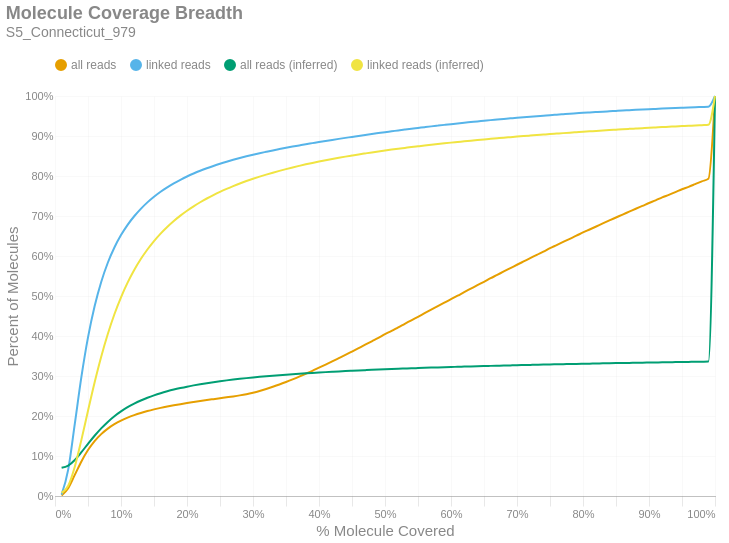

The notebook cell this image was saved under:
### Markdown cell above
### Molecule Read Coverage
This chart shows molecule coverage breadth as computed by the number of bases aligned to that molecule. In other words, "*how much of each unique long molecule is actually sequenced/aligned?*" Keep in mind there is a distinction between sequences and alignments, since some sequences belonging to a particular molecule may not align well and wouldn't appear in the alignment data. This chart also shows molecule coverage breadth as computed by the *inferred fragment* from which the aligned sequences originate. Unlike read coverage, this calculation takes into account the total insert size, including unsequenced gaps between the forward and reverse reads. Like the previous figures, these are cumulative percents.

### Code cell
if SKIPLR:
    print_html(f"Skipped")
else:
    binned_df = consolidated_hist(valids['coverage_bp'], mask, 0.01, True)
    binned_df_inf = consolidated_hist(valids['coverage_inserts'], mask, 0.01, True)
    binned_df = binned_df.with_columns(pl.lit(binned_df_inf['all reads (cumsum)']).alias('all reads (inferred)'))
    binned_df = binned_df.with_columns(pl.lit(binned_df_inf['linked reads (cumsum)']).alias('linked reads (inferred)'))
    binned_df = binned_df.with_columns(
        (pl.col('bin').cast(pl.Float64) + 0.01).alias('right_edge')
    )

    with SafeRender(binned_df):
        (
            density_plot(binned_df, 'Molecule Coverage Breadth', samplename, 'molcov', ['all reads (inferred)','linked reads (inferred)'])
            .encode(
                #x=alt.X('bin:Q', title="% Molecule Covered").axis(format = '%').scale(padding=0),
                x=alt.X('right_edge:Q', title="% Molecule Covered").axis(format='%').scale(padding=0),
                y=alt.Y('value:Q', title='Percent of Molecules')
                    .axis(format='%')
                    .stack(False)
                    .scale(domainMin=0, padding=0),
                color=alt.Color("key:N").scale(domain = ["all reads", "linked reads", "all reads (inferred)", "linked reads (inferred)"]),
                tooltip = [
                    alt.Tooltip("key:N", title = "Data Type"),
                    alt.Tooltip("range_label:N", title="% Molecule Covered"),
                    alt.Tooltip("value:Q", format = ".2%", title="% Molecules")
                ]
            )
        ).display()

### Figure 1 — Vega-Lite specification as saved in the notebook (floating-point values rounded to 4 significant figures)
{"width": "container", "height": 400, "config": {"title": {"anchor": "start", "dy": -15, "fontSize": 18, "color": "#888888", "subtitleColor": "#888888", "subtitleFontSize": 14}, "arc": {"fill": "#0072B2"}, "axis": {"domainColor": "#888888", "domainWidth": 0.5, "gridWidth": 0.2, "grid": false, "titleFontWeight": 400, "titleFontSize": 15, "labelFontSize": 11, "labelColor": "#888888", "tickColor": "#888888", "tickWidth": 0.2, "titleColor": "#888888"}, "axisBand": {"grid": false}, "axisX": {"grid": true, "tickSize": 10, "domainCap": "round"}, "axisY": {"domain": false, "grid": true, "tickSize": 0, "domainCap": "round"}, "background": "transparent", "header": {"labelFontSize": 15, "labelColor": "#888888", "titleFontSize": 15, "titleFontWeight": 600, "titleColor": "#888888"}, "legend": {"labelFont": "sans-serif", "labelFontSize": 12, "labelColor": "#888888", "symbolSize": 100, "symbolType": "circle", "titleFontSize": 12, "titlePadding": 10, "titleColor": "#888888", "title": null, "orient": "top"}, "range": {"category": ["#E69F00", "#56B4E9", "#009E73", "#F0E442", "#0072B2", "#D55E00", "#CC79A7", "#000000"], "diverging": ["#cfe8f3", "#a2d4ec", "#73bfe2", "#46abdb", "#1696d2", "#12719e"]}, "area": {"fill": "#0072B2", "fillOpacity": 0.7, "line": true, "strokeOpacity": 0.7}, "line": {"color": "#0072B2", "stroke": "#0072B2", "strokeWidth": 2}, "trail": {"color": "#0072B2", "stroke": "#0072B2", "strokeWidth": 0, "size": 1}, "point": {"filled": true, "fillOpacity": 1.0, "size": 95}, "text": {"color": "#888888", "fontSize": 11, "align": "right", "fontWeight": 400, "size": 11}, "bar": {"fill": "#0072B2", "stroke": null}, "view": {"stroke": null, "continuousWidth": 660, "continuousHeight": 400}}, "data": {"name": "data-201af56adc9c7fa8013e0d64be7e5d49"}, "mark": {"type": "line", "interpolate": "monotone", "point": {"opacity": 0, "size": 275}}, "encoding": {"color": {"field": "key", "scale": {"domain": ["all reads", "linked reads", "all reads (inferred)", "linked reads (inferred)"]}, "type": "nominal"}, "tooltip": [{"field": "key", "title": "Data Type", "type": "nominal"}, {"field": "range_label", "title": "% Molecule Covered", "type": "nominal"}, {"field": "value", "format": ".2%", "title": "% Molecules", "type": "quantitative"}], "x": {"axis": {"format": "%"}, "field": "right_edge", "scale": {"padding": 0}, "title": "% Molecule Covered", "type": "quantitative"}, "y": {"axis": {"format": "%"}, "field": "value", "scale": {"domainMin": 0, "padding": 0}, "stack": false, "title": "Percent of Molecules", "type": "quantitative"}}, "params": [{"name": "param_c36ac31b6afebe62", "select": {"type": "point", "fields": ["key"]}, "bind": "legend"}], "title": {"text": "Molecule Coverage Breadth", "subtitle": "S5_Connecticut_979"}, "transform": [{"fold": ["all reads (cumsum)", "linked reads (cumsum)", "all reads (inferred)", "linked reads (inferred)"]}, {"calculate": "replace(datum.key, ' (cumsum)', '')", "as": "key"}, {"filter": {"param": "param_c36ac31b6afebe62"}}], "usermeta": {"embedOptions": {"downloadFileName": "S5_Connecticut_979.molcov"}}, "$schema": "https://vega.github.io/schema/vega-lite/v6.1.0.json", "datasets": {"data-201af56adc9c7fa8013e0d64be7e5d49": [{"bin": "0.0", "interval": "0.0-0.01", "all reads": 0.001194, "linked reads": 0.003305, "all reads (cumsum)": 0.001194, "linked reads (cumsum)": 0.003305, "range_label": "0.0-0.01", "all reads (inferred)": 0.07044, "linked reads (inferred)": 0.007805, "right_edge": 0.01}, {"bin": "0.01", "interval": "0.01-0.02", "all reads": 0.01845, "linked reads": 0.06256, "all reads (cumsum)": 0.01964, "linked reads (cumsum)": 0.06586, "range_label": "0.01-0.02", "all reads (inferred)": 0.07608, "linked reads (inferred)": 0.0256, "right_edge": 0.02}, {"bin": "0.02", "interval": "0.02-0.03", "all reads": 0.03311, "linked reads": 0.1145, "all reads (cumsum)": 0.05274, "linked reads (cumsum)": 0.1804, "range_label": "0.02-0.03", "all reads (inferred)": 0.09012, "linked reads (inferred)": 0.07336, "right_edge": 0.03}, {"bin": "0.03", "interval": "0.03-0.04", "all reads": 0.03369, "linked reads": 0.1172, "all reads (cumsum)": 0.08644, "linked reads (cumsum)": 0.2976, "range_label": "0.03-0.04", "all reads (inferred)": 0.1095, "linked reads (inferred)": 0.1403, "right_edge": 0.04}, {"bin": "0.04", "interval": "0.04-0.05", "all reads": 0.02837, "linked reads": 0.09883, "all reads (cumsum)": 0.1148, "linked reads (cumsum)": 0.3964, "range_label": "0.04-0.05", "all reads (inferred)": 0.1304, "linked reads (inferred)": 0.2132, "right_edge": 0.05}, {"bin": "0.05", "interval": "0.05-0.06", "all reads": 0.02237, "linked reads": 0.07784, "all reads (cumsum)": 0.1372, "linked reads (cumsum)": 0.4742, "range_label": "0.05-0.06", "all reads (inferred)": 0.1507, "linked reads (inferred)": 0.2839, "right_edge": 0.06}, {"bin": "0.06", "interval": "0.06-0.07", "all reads": 0.01751, "linked reads": 0.06091, "all reads (cumsum)": 0.1547, "linked reads (cumsum)": 0.5351, "range_label": "0.06-0.07", "all reads (inferred)": 0.1691, "linked reads (inferred)": 0.3483, "right_edge": 0.07}, {"bin": "0.07", "interval": "0.07-0.08", "all reads": 0.01382, "linked reads": 0.04801, "all reads (cumsum)": 0.1685, "linked reads (cumsum)": 0.5832, "range_label": "0.07-0.08", "all reads (inferred)": 0.1853, "linked reads (inferred)": 0.405, "right_edge": 0.08}, {"bin": "0.08", "interval": "0.08-0.09", "all reads": 0.01101, "linked reads": 0.03814, "all reads (cumsum)": 0.1795, "linked reads (cumsum)": 0.6213, "range_label": "0.08-0.09", "all reads (inferred)": 0.1994, "linked reads (inferred)": 0.4544, "right_edge": 0.09}, {"bin": "0.09", "interval": "0.09-0.1", "all reads": 0.008979, "linked reads": 0.03099, "all reads (cumsum)": 0.1885, "linked reads (cumsum)": 0.6523, "range_label": "0.09-0.1", "all reads (inferred)": 0.2115, "linked reads (inferred)": 0.4968, "right_edge": 0.1}, {"bin": "0.1", "interval": "0.1-0.11", "all reads": 0.007481, "linked reads": 0.0257, "all reads (cumsum)": 0.196, "linked reads (cumsum)": 0.678, "range_label": "0.1-0.11", "all reads (inferred)": 0.2219, "linked reads (inferred)": 0.5334, "right_edge": 0.11}, {"bin": "0.11", "interval": "0.11-0.12", "all reads": 0.006231, "linked reads": 0.02138, "all reads (cumsum)": 0.2022, "linked reads (cumsum)": 0.6994, "range_label": "0.11-0.12", "all reads (inferred)": 0.231, "linked reads (inferred)": 0.565, "right_edge": 0.12}, {"bin": "0.12", "interval": "0.12-0.13", "all reads": 0.005403, "linked reads": 0.0185, "all reads (cumsum)": 0.2076, "linked reads (cumsum)": 0.7179, "range_label": "0.12-0.13", "all reads (inferred)": 0.2388, "linked reads (inferred)": 0.5924, "right_edge": 0.13}, {"bin": "0.13", "interval": "0.13-0.14", "all reads": 0.00476, "linked reads": 0.01619, "all reads (cumsum)": 0.2124, "linked reads (cumsum)": 0.7341, "range_label": "0.13-0.14", "all reads (inferred)": 0.2456, "linked reads (inferred)": 0.6162, "right_edge": 0.14}, {"bin": "0.14", "interval": "0.14-0.15", "all reads": 0.004162, "linked reads": 0.01404, "all reads (cumsum)": 0.2165, "linked reads (cumsum)": 0.7481, "range_label": "0.14-0.15", "all reads (inferred)": 0.2516, "linked reads (inferred)": 0.6374, "right_edge": 0.15}, {"bin": "0.15", "interval": "0.15-0.16", "all reads": 0.003748, "linked reads": 0.01251, "all reads (cumsum)": 0.2203, "linked reads (cumsum)": 0.7606, "range_label": "0.15-0.16", "all reads (inferred)": 0.257, "linked reads (inferred)": 0.6561, "right_edge": 0.16}, {"bin": "0.16", "interval": "0.16-0.17", "all reads": 0.003363, "linked reads": 0.01103, "all reads (cumsum)": 0.2236, "linked reads (cumsum)": 0.7716, "range_label": "0.16-0.17", "all reads (inferred)": 0.2617, "linked reads (inferred)": 0.6726, "right_edge": 0.17}, {"bin": "0.17", "interval": "0.17-0.18", "all reads": 0.003096, "linked reads": 0.009901, "all reads (cumsum)": 0.2267, "linked reads (cumsum)": 0.7815, "range_label": "0.17-0.18", "all reads (inferred)": 0.266, "linked reads (inferred)": 0.6876, "right_edge": 0.18}, {"bin": "0.18", "interval": "0.18-0.19", "all reads": 0.002871, "linked reads": 0.008877, "all reads (cumsum)": 0.2296, "linked reads (cumsum)": 0.7904, "range_label": "0.18-0.19", "all reads (inferred)": 0.2698, "linked reads (inferred)": 0.701, "right_edge": 0.19}, {"bin": "0.19", "interval": "0.19-0.2", "all reads": 0.002753, "linked reads": 0.008263, "all reads (cumsum)": 0.2324, "linked reads (cumsum)": 0.7987, "range_label": "0.19-0.2", "all reads (inferred)": 0.2734, "linked reads (inferred)": 0.7132, "right_edge": 0.2}, {"bin": "0.2", "interval": "0.2-0.21", "all reads": 0.00258, "linked reads": 0.007455, "all reads (cumsum)": 0.2349, "linked reads (cumsum)": 0.8061, "range_label": "0.2-0.21", "all reads (inferred)": 0.2765, "linked reads (inferred)": 0.7243, "right_edge": 0.21}, {"bin": "0.21", "interval": "0.21-0.22", "all reads": 0.002496, "linked reads": 0.006878, "all reads (cumsum)": 0.2374, "linked reads (cumsum)": 0.813, "range_label": "0.21-0.22", "all reads (inferred)": 0.2794, "linked reads (inferred)": 0.7344, "right_edge": 0.22}, {"bin": "0.22", "interval": "0.22-0.23", "all reads": 0.002392, "linked reads": 0.006306, "all reads (cumsum)": 0.2398, "linked reads (cumsum)": 0.8193, "range_label": "0.22-0.23", "all reads (inferred)": 0.2821, "linked reads (inferred)": 0.7438, "right_edge": 0.23}, {"bin": "0.23", "interval": "0.23-0.24", "all reads": 0.002308, "linked reads": 0.005843, "all reads (cumsum)": 0.2421, "linked reads (cumsum)": 0.8252, "range_label": "0.23-0.24", "all reads (inferred)": 0.2846, "linked reads (inferred)": 0.7524, "right_edge": 0.24}, {"bin": "0.24", "interval": "0.24-0.25", "all reads": 0.002293, "linked reads": 0.005477, "all reads (cumsum)": 0.2444, "linked reads (cumsum)": 0.8306, "range_label": "0.24-0.25", "all reads (inferred)": 0.2869, "linked reads (inferred)": 0.7604, "right_edge": 0.25}, {"bin": "0.25", "interval": "0.25-0.26", "all reads": 0.002263, "linked reads": 0.005081, "all reads (cumsum)": 0.2467, "linked reads (cumsum)": 0.8357, "range_label": "0.25-0.26", "all reads (inferred)": 0.289, "linked reads (inferred)": 0.7679, "right_edge": 0.26}, {"bin": "0.26", "interval": "0.26-0.27", "all reads": 0.002307, "linked reads": 0.004763, "all reads (cumsum)": 0.249, "linked reads (cumsum)": 0.8405, "range_label": "0.26-0.27", "all reads (inferred)": 0.2911, "linked reads (inferred)": 0.7748, "right_edge": 0.27}, {"bin": "0.27", "interval": "0.27-0.28", "all reads": 0.002566, "linked reads": 0.00453, "all reads (cumsum)": 0.2516, "linked reads (cumsum)": 0.845, "range_label": "0.27-0.28", "all reads (inferred)": 0.2929, "linked reads (inferred)": 0.7814, "right_edge": 0.28}, {"bin": "0.28", "interval": "0.28-0.29", "all reads": 0.003036, "linked reads": 0.004216, "all reads (cumsum)": 0.2546, "linked reads (cumsum)": 0.8492, "range_label": "0.28-0.29", "all reads (inferred)": 0.2947, "linked reads (inferred)": 0.7875, "right_edge": 0.29}, {"bin": "0.29", "interval": "0.29-0.3", "all reads": 0.003721, "linked reads": 0.003974, "all reads (cumsum)": 0.2583, "linked reads (cumsum)": 0.8532, "range_label": "0.29-0.3", "all reads (inferred)": 0.2963, "linked reads (inferred)": 0.7931, "right_edge": 0.3}, {"bin": "0.3", "interval": "0.3-0.31", "all reads": 0.004313, "linked reads": 0.003782, "all reads (cumsum)": 0.2626, "linked reads (cumsum)": 0.857, "range_label": "0.3-0.31", "all reads (inferred)": 0.2978, "linked reads (inferred)": 0.7984, "right_edge": 0.31}, {"bin": "0.31", "interval": "0.31-0.32", "all reads": 0.004884, "linked reads": 0.003508, "all reads (cumsum)": 0.2675, "linked reads (cumsum)": 0.8605, "range_label": "0.31-0.32", "all reads (inferred)": 0.2993, "linked reads (inferred)": 0.8035, "right_edge": 0.32}, {"bin": "0.32", "interval": "0.32-0.33", "all reads": 0.005428, "linked reads": 0.003442, "all reads (cumsum)": 0.273, "linked reads (cumsum)": 0.8639, "range_label": "0.32-0.33", "all reads (inferred)": 0.3007, "linked reads (inferred)": 0.8083, "right_edge": 0.33}, {"bin": "0.33", "interval": "0.33-0.34", "all reads": 0.005777, "linked reads": 0.003295, "all reads (cumsum)": 0.2787, "linked reads (cumsum)": 0.8672, "range_label": "0.33-0.34", "all reads (inferred)": 0.302, "linked reads (inferred)": 0.8129, "right_edge": 0.34}, {"bin": "0.34", "interval": "0.34-0.35", "all reads": 0.006216, "linked reads": 0.003241, "all reads (cumsum)": 0.2849, "linked reads (cumsum)": 0.8705, "range_label": "0.34-0.35", "all reads (inferred)": 0.3033, "linked reads (inferred)": 0.8172, "right_edge": 0.35}, {"bin": "0.35", "interval": "0.35-0.36", "all reads": 0.006549, "linked reads": 0.003034, "all reads (cumsum)": 0.2915, "linked reads (cumsum)": 0.8735, "range_label": "0.35-0.36", "all reads (inferred)": 0.3045, "linked reads (inferred)": 0.8215, "right_edge": 0.36}, {"bin": "0.36", "interval": "0.36-0.37", "all reads": 0.006895, "linked reads": 0.002974, "all reads (cumsum)": 0.2984, "linked reads (cumsum)": 0.8765, "range_label": "0.36-0.37", "all reads (inferred)": 0.3056, "linked reads (inferred)": 0.8254, "right_edge": 0.37}, {"bin": "0.37", "interval": "0.37-0.38", "all reads": 0.007221, "linked reads": 0.002961, "all reads (cumsum)": 0.3056, "linked reads (cumsum)": 0.8794, "range_label": "0.37-0.38", "all reads (inferred)": 0.3067, "linked reads (inferred)": 0.8291, "right_edge": 0.38}, {"bin": "0.38", "interval": "0.38-0.39", "all reads": 0.007357, "linked reads": 0.002765, "all reads (cumsum)": 0.313, "linked reads (cumsum)": 0.8822, "range_label": "0.38-0.39", "all reads (inferred)": 0.3078, "linked reads (inferred)": 0.8327, "right_edge": 0.39}, {"bin": "0.39", "interval": "0.39-0.4", "all reads": 0.007772, "linked reads": 0.002802, "all reads (cumsum)": 0.3207, "linked reads (cumsum)": 0.885, "range_label": "0.39-0.4", "all reads (inferred)": 0.3088, "linked reads (inferred)": 0.8362, "right_edge": 0.4}, {"bin": "0.4", "interval": "0.4-0.41", "all reads": 0.007684, "linked reads": 0.002626, "all reads (cumsum)": 0.3284, "linked reads (cumsum)": 0.8876, "range_label": "0.4-0.41", "all reads (inferred)": 0.3097, "linked reads (inferred)": 0.8394, "right_edge": 0.41}, {"bin": "0.41", "interval": "0.41-0.42", "all reads": 0.007947, "linked reads": 0.002595, "all reads (cumsum)": 0.3364, "linked reads (cumsum)": 0.8902, "range_label": "0.41-0.42", "all reads (inferred)": 0.3106, "linked reads (inferred)": 0.8425, "right_edge": 0.42}, {"bin": "0.42", "interval": "0.42-0.43", "all reads": 0.008163, "linked reads": 0.002556, "all reads (cumsum)": 0.3445, "linked reads (cumsum)": 0.8928, "range_label": "0.42-0.43", "all reads (inferred)": 0.3115, "linked reads (inferred)": 0.8456, "right_edge": 0.43}, {"bin": "0.43", "interval": "0.43-0.44", "all reads": 0.008224, "linked reads": 0.002521, "all reads (cumsum)": 0.3528, "linked reads (cumsum)": 0.8953, "range_label": "0.43-0.44", "all reads (inferred)": 0.3123, "linked reads (inferred)": 0.8484, "right_edge": 0.44}, {"bin": "0.44", "interval": "0.44-0.45", "all reads": 0.008416, "linked reads": 0.002455, "all reads (cumsum)": 0.3612, "linked reads (cumsum)": 0.8978, "range_label": "0.44-0.45", "all reads (inferred)": 0.3131, "linked reads (inferred)": 0.8512, "right_edge": 0.45}, {"bin": "0.45", "interval": "0.45-0.46", "all reads": 0.008474, "linked reads": 0.002511, "all reads (cumsum)": 0.3697, "linked reads (cumsum)": 0.9003, "range_label": "0.45-0.46", "all reads (inferred)": 0.3139, "linked reads (inferred)": 0.8539, "right_edge": 0.46}, {"bin": "0.46", "interval": "0.46-0.47", "all reads": 0.008509, "linked reads": 0.002425, "all reads (cumsum)": 0.3782, "linked reads (cumsum)": 0.9027, "range_label": "0.46-0.47", "all reads (inferred)": 0.3146, "linked reads (inferred)": 0.8564, "right_edge": 0.47}, {"bin": "0.47", "interval": "0.47-0.48", "all reads": 0.008683, "linked reads": 0.002354, "all reads (cumsum)": 0.3868, "linked reads (cumsum)": 0.9051, "range_label": "0.47-0.48", "all reads (inferred)": 0.3154, "linked reads (inferred)": 0.859, "right_edge": 0.48}, {"bin": "0.48", "interval": "0.48-0.49", "all reads": 0.008375, "linked reads": 0.002283, "all reads (cumsum)": 0.3952, "linked reads (cumsum)": 0.9073, "range_label": "0.48-0.49", "all reads (inferred)": 0.3161, "linked reads (inferred)": 0.8614, "right_edge": 0.49}, {"bin": "0.49", "interval": "0.49-0.5", "all reads": 0.009419, "linked reads": 0.002277, "all reads (cumsum)": 0.4046, "linked reads (cumsum)": 0.9096, "range_label": "0.49-0.5", "all reads (inferred)": 0.3168, "linked reads (inferred)": 0.8637, "right_edge": 0.5}, {"bin": "0.5", "interval": "0.5-0.51", "all reads": 0.008053, "linked reads": 0.002134, "all reads (cumsum)": 0.4127, "linked reads (cumsum)": 0.9118, "range_label": "0.5-0.51", "all reads (inferred)": 0.3174, "linked reads (inferred)": 0.866, "right_edge": 0.51}, {"bin": "0.51", "interval": "0.51-0.52", "all reads": 0.009106, "linked reads": 0.002202, "all reads (cumsum)": 0.4218, "linked reads (cumsum)": 0.914, "range_label": "0.51-0.52", "all reads (inferred)": 0.318, "linked reads (inferred)": 0.8682, "right_edge": 0.52}, {"bin": "0.52", "interval": "0.52-0.53", "all reads": 0.008682, "linked reads": 0.002122, "all reads (cumsum)": 0.4305, "linked reads (cumsum)": 0.9161, "range_label": "0.52-0.53", "all reads (inferred)": 0.3187, "linked reads (inferred)": 0.8702, "right_edge": 0.53}, {"bin": "0.53", "interval": "0.53-0.54", "all reads": 0.008881, "linked reads": 0.002073, "all reads (cumsum)": 0.4394, "linked reads (cumsum)": 0.9182, "range_label": "0.53-0.54", "all reads (inferred)": 0.3193, "linked reads (inferred)": 0.8723, "right_edge": 0.54}, {"bin": "0.54", "interval": "0.54-0.55", "all reads": 0.008713, "linked reads": 0.001964, "all reads (cumsum)": 0.4481, "linked reads (cumsum)": 0.9201, "range_label": "0.54-0.55", "all reads (inferred)": 0.3198, "linked reads (inferred)": 0.8743, "right_edge": 0.55}, {"bin": "0.55", "interval": "0.55-0.56", "all reads": 0.008949, "linked reads": 0.001981, "all reads (cumsum)": 0.457, "linked reads (cumsum)": 0.9221, "range_label": "0.55-0.56", "all reads (inferred)": 0.3204, "linked reads (inferred)": 0.8762, "right_edge": 0.56}, {"bin": "0.56", "interval": "0.56-0.57", "all reads": 0.008831, "linked reads": 0.001953, "all reads (cumsum)": 0.4659, "linked reads (cumsum)": 0.924, "range_label": "0.56-0.57", "all reads (inferred)": 0.321, "linked reads (inferred)": 0.8781, "right_edge": 0.57}, {"bin": "0.57", "interval": "0.57-0.58", "all reads": 0.00868, "linked reads": 0.001884, "all reads (cumsum)": 0.4745, "linked reads (cumsum)": 0.9259, "range_label": "0.57-0.58", "all reads (inferred)": 0.3215, "linked reads (inferred)": 0.8799, "right_edge": 0.58}, {"bin": "0.58", "interval": "0.58-0.59", "all reads": 0.008841, "linked reads": 0.001868, "all reads (cumsum)": 0.4834, "linked reads (cumsum)": 0.9278, "range_label": "0.58-0.59", "all reads (inferred)": 0.322, "linked reads (inferred)": 0.8817, "right_edge": 0.59}, {"bin": "0.59", "interval": "0.59-0.6", "all reads": 0.008921, "linked reads": 0.001833, "all reads (cumsum)": 0.4923, "linked reads (cumsum)": 0.9296, "range_label": "0.59-0.6", "all reads (inferred)": 0.3225, "linked reads (inferred)": 0.8834, "right_edge": 0.6}, {"bin": "0.6", "interval": "0.6-0.61", "all reads": 0.008477, "linked reads": 0.001741, "all reads (cumsum)": 0.5008, "linked reads (cumsum)": 0.9314, "range_label": "0.6-0.61", "all reads (inferred)": 0.323, "linked reads (inferred)": 0.8851, "right_edge": 0.61}, {"bin": "0.61", "interval": "0.61-0.62", "all reads": 0.008913, "linked reads": 0.001739, "all reads (cumsum)": 0.5097, "linked reads (cumsum)": 0.9331, "range_label": "0.61-0.62", "all reads (inferred)": 0.3235, "linked reads (inferred)": 0.8867, "right_edge": 0.62}, {"bin": "0.62", "interval": "0.62-0.63", "all reads": 0.008654, "linked reads": 0.001643, "all reads (cumsum)": 0.5183, "linked reads (cumsum)": 0.9348, "range_label": "0.62-0.63", "all reads (inferred)": 0.324, "linked reads (inferred)": 0.8883, "right_edge": 0.63}, {"bin": "0.63", "interval": "0.63-0.64", "all reads": 0.008692, "linked reads": 0.001669, "all reads (cumsum)": 0.527, "linked reads (cumsum)": 0.9364, "range_label": "0.63-0.64", "all reads (inferred)": 0.3244, "linked reads (inferred)": 0.8899, "right_edge": 0.64}, {"bin": "0.64", "interval": "0.64-0.65", "all reads": 0.008535, "linked reads": 0.001617, "all reads (cumsum)": 0.5356, "linked reads (cumsum)": 0.938, "range_label": "0.64-0.65", "all reads (inferred)": 0.3249, "linked reads (inferred)": 0.8914, "right_edge": 0.65}, {"bin": "0.65", "interval": "0.65-0.66", "all reads": 0.008859, "linked reads": 0.001648, "all reads (cumsum)": 0.5444, "linked reads (cumsum)": 0.9397, "range_label": "0.65-0.66", "all reads (inferred)": 0.3253, "linked reads (inferred)": 0.8929, "right_edge": 0.66}, {"bin": "0.66", "interval": "0.66-0.67", "all reads": 0.008373, "linked reads": 0.001474, "all reads (cumsum)": 0.5528, "linked reads (cumsum)": 0.9412, "range_label": "0.66-0.67", "all reads (inferred)": 0.3257, "linked reads (inferred)": 0.8943, "right_edge": 0.67}, {"bin": "0.67", "interval": "0.67-0.68", "all reads": 0.00853, "linked reads": 0.001513, "all reads (cumsum)": 0.5613, "linked reads (cumsum)": 0.9427, "range_label": "0.67-0.68", "all reads (inferred)": 0.3262, "linked reads (inferred)": 0.8957, "right_edge": 0.68}, {"bin": "0.68", "interval": "0.68-0.69", "all reads": 0.008323, "linked reads": 0.001455, "all reads (cumsum)": 0.5696, "linked reads (cumsum)": 0.9441, "range_label": "0.68-0.69", "all reads (inferred)": 0.3266, "linked reads (inferred)": 0.8971, "right_edge": 0.69}, {"bin": "0.69", "interval": "0.69-0.7", "all reads": 0.008473, "linked reads": 0.001455, "all reads (cumsum)": 0.5781, "linked reads (cumsum)": 0.9456, "range_label": "0.69-0.7", "all reads (inferred)": 0.327, "linked reads (inferred)": 0.8984, "right_edge": 0.7}, {"bin": "0.7", "interval": "0.7-0.71", "all reads": 0.008257, "linked reads": 0.001408, "all reads (cumsum)": 0.5864, "linked reads (cumsum)": 0.947, "range_label": "0.7-0.71", "all reads (inferred)": 0.3274, "linked reads (inferred)": 0.8998, "right_edge": 0.71}, {"bin": "0.71", "interval": "0.71-0.72", "all reads": 0.008209, "linked reads": 0.001351, "all reads (cumsum)": 0.5946, "linked reads (cumsum)": 0.9483, "range_label": "0.71-0.72", "all reads (inferred)": 0.3277, "linked reads (inferred)": 0.901, "right_edge": 0.72}, {"bin": "0.72", "interval": "0.72-0.73", "all reads": 0.008337, "linked reads": 0.001293, "all reads (cumsum)": 0.6029, "linked reads (cumsum)": 0.9496, "range_label": "0.72-0.73", "all reads (inferred)": 0.3281, "linked reads (inferred)": 0.9023, "right_edge": 0.73}, {"bin": "0.73", "interval": "0.73-0.74", "all reads": 0.008057, "linked reads": 0.001251, "all reads (cumsum)": 0.611, "linked reads (cumsum)": 0.9509, "range_label": "0.73-0.74", "all reads (inferred)": 0.3285, "linked reads (inferred)": 0.9036, "right_edge": 0.74}, {"bin": "0.74", "interval": "0.74-0.75", "all reads": 0.008469, "linked reads": 0.001289, "all reads (cumsum)": 0.6195, "linked reads (cumsum)": 0.9522, "range_label": "0.74-0.75", "all reads (inferred)": 0.3289, "linked reads (inferred)": 0.9048, "right_edge": 0.75}, {"bin": "0.75", "interval": "0.75-0.76", "all reads": 0.007776, "linked reads": 0.001179, "all reads (cumsum)": 0.6272, "linked reads (cumsum)": 0.9534, "range_label": "0.75-0.76", "all reads (inferred)": 0.3292, "linked reads (inferred)": 0.906, "right_edge": 0.76}, {"bin": "0.76", "interval": "0.76-0.77", "all reads": 0.007874, "linked reads": 0.001165, "all reads (cumsum)": 0.6351, "linked reads (cumsum)": 0.9545, "range_label": "0.76-0.77", "all reads (inferred)": 0.3296, "linked reads (inferred)": 0.9072, "right_edge": 0.77}, {"bin": "0.77", "interval": "0.77-0.78", "all reads": 0.007853, "linked reads": 0.001161, "all reads (cumsum)": 0.643, "linked reads (cumsum)": 0.9557, "range_label": "0.77-0.78", "all reads (inferred)": 0.3299, "linked reads (inferred)": 0.9083, "right_edge": 0.78}, {"bin": "0.78", "interval": "0.78-0.79", "all reads": 0.007755, "linked reads": 0.001115, "all reads (cumsum)": 0.6507, "linked reads (cumsum)": 0.9568, "range_label": "0.78-0.79", "all reads (inferred)": 0.3303, "linked reads (inferred)": 0.9095, "right_edge": 0.79}, {"bin": "0.79", "interval": "0.79-0.8", "all reads": 0.008119, "linked reads": 0.001137, "all reads (cumsum)": 0.6588, "linked reads (cumsum)": 0.9579, "range_label": "0.79-0.8", "all reads (inferred)": 0.3306, "linked reads (inferred)": 0.9106, "right_edge": 0.8}, {"bin": "0.8", "interval": "0.8-0.81", "all reads": 0.0074, "linked reads": 0.001008, "all reads (cumsum)": 0.6662, "linked reads (cumsum)": 0.9589, "range_label": "0.8-0.81", "all reads (inferred)": 0.3309, "linked reads (inferred)": 0.9117, "right_edge": 0.81}, {"bin": "0.81", "interval": "0.81-0.82", "all reads": 0.007568, "linked reads": 0.0009905, "all reads (cumsum)": 0.6738, "linked reads (cumsum)": 0.9599, "range_label": "0.81-0.82", "all reads (inferred)": 0.3312, "linked reads (inferred)": 0.9127, "right_edge": 0.82}, {"bin": "0.82", "interval": "0.82-0.83", "all reads": 0.007691, "linked reads": 0.0009831, "all reads (cumsum)": 0.6815, "linked reads (cumsum)": 0.9609, "range_label": "0.82-0.83", "all reads (inferred)": 0.3316, "linked reads (inferred)": 0.9138, "right_edge": 0.83}, {"bin": "0.83", "interval": "0.83-0.84", "all reads": 0.007466, "linked reads": 0.0009369, "all reads (cumsum)": 0.689, "linked reads (cumsum)": 0.9619, "range_label": "0.83-0.84", "all reads (inferred)": 0.3319, "linked reads (inferred)": 0.9149, "right_edge": 0.84}, {"bin": "0.84", "interval": "0.84-0.85", "all reads": 0.007311, "linked reads": 0.0009424, "all reads (cumsum)": 0.6963, "linked reads (cumsum)": 0.9628, "range_label": "0.84-0.85", "all reads (inferred)": 0.3322, "linked reads (inferred)": 0.9159, "right_edge": 0.85}, {"bin": "0.85", "interval": "0.85-0.86", "all reads": 0.007367, "linked reads": 0.0009273, "all reads (cumsum)": 0.7036, "linked reads (cumsum)": 0.9637, "range_label": "0.85-0.86", "all reads (inferred)": 0.3325, "linked reads (inferred)": 0.9169, "right_edge": 0.86}, {"bin": "0.86", "interval": "0.86-0.87", "all reads": 0.007206, "linked reads": 0.0008421, "all reads (cumsum)": 0.7108, "linked reads (cumsum)": 0.9646, "range_label": "0.86-0.87", "all reads (inferred)": 0.3328, "linked reads (inferred)": 0.9178, "right_edge": 0.87}, {"bin": "0.87", "interval": "0.87-0.88", "all reads": 0.007304, "linked reads": 0.0008673, "all reads (cumsum)": 0.7181, "linked reads (cumsum)": 0.9654, "range_label": "0.87-0.88", "all reads (inferred)": 0.3331, "linked reads (inferred)": 0.9188, "right_edge": 0.88}, {"bin": "0.88", "interval": "0.88-0.89", "all reads": 0.007116, "linked reads": 0.0008169, "all reads (cumsum)": 0.7253, "linked reads (cumsum)": 0.9663, "range_label": "0.88-0.89", "all reads (inferred)": 0.3334, "linked reads (inferred)": 0.9197, "right_edge": 0.89}, {"bin": "0.89", "interval": "0.89-0.9", "all reads": 0.007206, "linked reads": 0.0007826, "all reads (cumsum)": 0.7325, "linked reads (cumsum)": 0.967, "range_label": "0.89-0.9", "all reads (inferred)": 0.3336, "linked reads (inferred)": 0.9206, "right_edge": 0.9}, {"bin": "0.9", "interval": "0.9-0.91", "all reads": 0.006653, "linked reads": 0.0007565, "all reads (cumsum)": 0.7391, "linked reads (cumsum)": 0.9678, "range_label": "0.9-0.91", "all reads (inferred)": 0.3339, "linked reads (inferred)": 0.9215, "right_edge": 0.91}, {"bin": "0.91", "interval": "0.91-0.92", "all reads": 0.007484, "linked reads": 0.0007725, "all reads (cumsum)": 0.7466, "linked reads (cumsum)": 0.9686, "range_label": "0.91-0.92", "all reads (inferred)": 0.3342, "linked reads (inferred)": 0.9223, "right_edge": 0.92}, {"bin": "0.92", "interval": "0.92-0.93", "all reads": 0.006299, "linked reads": 0.0007414, "all reads (cumsum)": 0.7529, "linked reads (cumsum)": 0.9693, "range_label": "0.92-0.93", "all reads (inferred)": 0.3344, "linked reads (inferred)": 0.9231, "right_edge": 0.93}, {"bin": "0.93", "interval": "0.93-0.94", "all reads": 0.006877, "linked reads": 0.0007116, "all reads (cumsum)": 0.7598, "linked reads (cumsum)": 0.97, "range_label": "0.93-0.94", "all reads (inferred)": 0.3347, "linked reads (inferred)": 0.924, "right_edge": 0.94}, {"bin": "0.94", "interval": "0.94-0.95", "all reads": 0.007213, "linked reads": 0.0006937, "all reads (cumsum)": 0.767, "linked reads (cumsum)": 0.9707, "range_label": "0.94-0.95", "all reads (inferred)": 0.3349, "linked reads (inferred)": 0.9248, "right_edge": 0.95}, {"bin": "0.95", "interval": "0.95-0.96", "all reads": 0.005936, "linked reads": 0.0006855, "all reads (cumsum)": 0.7729, "linked reads (cumsum)": 0.9714, "range_label": "0.95-0.96", "all reads (inferred)": 0.3352, "linked reads (inferred)": 0.9256, "right_edge": 0.96}, {"bin": "0.96", "interval": "0.96-0.97", "all reads": 0.006853, "linked reads": 0.0006475, "all reads (cumsum)": 0.7798, "linked reads (cumsum)": 0.972, "range_label": "0.96-0.97", "all reads (inferred)": 0.3355, "linked reads (inferred)": 0.9264, "right_edge": 0.97}, {"bin": "0.97", "interval": "0.97-0.98", "all reads": 0.006878, "linked reads": 0.0005916, "all reads (cumsum)": 0.7867, "linked reads (cumsum)": 0.9726, "range_label": "0.97-0.98", "all reads (inferred)": 0.3357, "linked reads (inferred)": 0.9272, "right_edge": 0.98}, {"bin": "0.98", "interval": "0.98-0.99", "all reads": 0.00628, "linked reads": 0.0006118, "all reads (cumsum)": 0.7929, "linked reads (cumsum)": 0.9732, "range_label": "0.98-0.99", "all reads (inferred)": 0.336, "linked reads (inferred)": 0.928, "right_edge": 0.99}, {"bin": "0.99", "interval": "0.99-1.0", "all reads": 0.2071, "linked reads": 0.02675, "all reads (cumsum)": 1.0, "linked reads (cumsum)": 1.0, "range_label": "0.99-1.0", "all reads (inferred)": 1.0, "linked reads (inferred)": 1.0, "right_edge": 1.0}]}}
